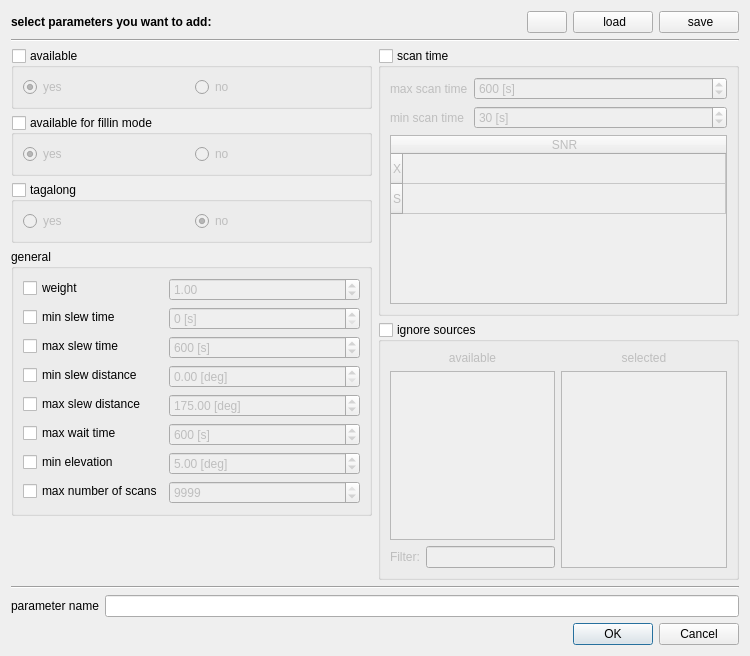
<?xml version="1.0" encoding="UTF-8"?>
<ui version="4.0">
 <class>stationParametersDialog</class>
 <widget class="QDialog" name="stationParametersDialog">
  <property name="geometry">
   <rect>
    <x>0</x>
    <y>0</y>
    <width>750</width>
    <height>656</height>
   </rect>
  </property>
  <property name="windowTitle">
   <string>Dialog</string>
  </property>
  <layout class="QVBoxLayout" name="verticalLayout_7">
   <item>
    <layout class="QHBoxLayout" name="horizontalLayout_9">
     <item>
      <widget class="QLabel" name="label_3">
       <property name="font">
        <font>
         <weight>75</weight>
         <bold>true</bold>
        </font>
       </property>
       <property name="text">
        <string>select parameters you want to add:</string>
       </property>
      </widget>
     </item>
     <item>
      <spacer name="horizontalSpacer_2">
       <property name="orientation">
        <enum>Qt::Horizontal</enum>
       </property>
       <property name="sizeHint" stdset="0">
        <size>
         <width>40</width>
         <height>20</height>
        </size>
       </property>
      </spacer>
     </item>
     <item>
      <widget class="QPushButton" name="pushButton">
       <property name="text">
        <string/>
       </property>
       <property name="icon">
        <iconset resource="../myresources.qrc">
         <normaloff>:/icons/icons/help.png</normaloff>:/icons/icons/help.png</iconset>
       </property>
      </widget>
     </item>
     <item>
      <widget class="QPushButton" name="pushButton_load">
       <property name="toolTip">
        <string>load predefined parameters</string>
       </property>
       <property name="statusTip">
        <string>load predefined parameters</string>
       </property>
       <property name="whatsThis">
        <string>&lt;html&gt;&lt;head/&gt;&lt;body&gt;&lt;p&gt;Load previously saved paramters. &lt;/p&gt;&lt;/body&gt;&lt;/html&gt;</string>
       </property>
       <property name="text">
        <string> load</string>
       </property>
       <property name="icon">
        <iconset resource="../myresources.qrc">
         <normaloff>:/icons/icons/folder-open-5.png</normaloff>:/icons/icons/folder-open-5.png</iconset>
       </property>
      </widget>
     </item>
     <item>
      <widget class="QPushButton" name="pushButton_save">
       <property name="toolTip">
        <string>save this parameter for further use</string>
       </property>
       <property name="statusTip">
        <string>save this parameter for further use</string>
       </property>
       <property name="whatsThis">
        <string>&lt;html&gt;&lt;head/&gt;&lt;body&gt;&lt;p&gt;Save parameters to make them loadable in future. &lt;/p&gt;&lt;/body&gt;&lt;/html&gt;</string>
       </property>
       <property name="text">
        <string> save</string>
       </property>
       <property name="icon">
        <iconset resource="../myresources.qrc">
         <normaloff>:/icons/icons/document-export.png</normaloff>:/icons/icons/document-export.png</iconset>
       </property>
      </widget>
     </item>
    </layout>
   </item>
   <item>
    <widget class="Line" name="line_2">
     <property name="orientation">
      <enum>Qt::Horizontal</enum>
     </property>
    </widget>
   </item>
   <item>
    <layout class="QHBoxLayout" name="horizontalLayout_6" stretch="1,1">
     <item>
      <layout class="QVBoxLayout" name="verticalLayout">
       <item>
        <widget class="QGroupBox" name="groupBox_available">
         <property name="toolTip">
          <string>availability of this station for scans</string>
         </property>
         <property name="statusTip">
          <string>availability of this station for scans</string>
         </property>
         <property name="whatsThis">
          <string>&lt;html&gt;&lt;head/&gt;&lt;body&gt;&lt;p&gt;You can use this option to set &lt;span style=&quot; font-weight:600;&quot;&gt;antenna down times&lt;/span&gt;. If you change this option to &lt;span style=&quot; font-style:italic;&quot;&gt;&amp;quot;no&amp;quot; &lt;/span&gt;the antenna &lt;span style=&quot; font-weight:600;&quot;&gt;will not be scheduled&lt;/span&gt; during this periode. &lt;/p&gt;&lt;/body&gt;&lt;/html&gt;</string>
         </property>
         <property name="title">
          <string>available</string>
         </property>
         <property name="checkable">
          <bool>true</bool>
         </property>
         <property name="checked">
          <bool>false</bool>
         </property>
         <layout class="QHBoxLayout" name="horizontalLayout_5">
          <item>
           <widget class="QRadioButton" name="radioButton_available_yes">
            <property name="toolTip">
             <string>station can be scheduled</string>
            </property>
            <property name="statusTip">
             <string>station can be scheduled</string>
            </property>
            <property name="text">
             <string>yes</string>
            </property>
            <property name="checked">
             <bool>true</bool>
            </property>
           </widget>
          </item>
          <item>
           <widget class="QRadioButton" name="radioButton_available_no">
            <property name="toolTip">
             <string>station cannot be scheduled</string>
            </property>
            <property name="statusTip">
             <string>station cannot be scheduled</string>
            </property>
            <property name="text">
             <string>no</string>
            </property>
           </widget>
          </item>
         </layout>
        </widget>
       </item>
       <item>
        <widget class="QGroupBox" name="groupBox_availableForFillinmode">
         <property name="toolTip">
          <string>availability of this station for fillinmode scans</string>
         </property>
         <property name="statusTip">
          <string>availability of this station for fillinmode scans</string>
         </property>
         <property name="whatsThis">
          <string>&lt;html&gt;&lt;head/&gt;&lt;body&gt;&lt;p&gt;You can use this option to &lt;span style=&quot; font-weight:600;&quot;&gt;deselect antennas from fillin mode&lt;/span&gt; scans. Because fillin modes tend to have an smaller impact on the quality of a schedule you can deselect stations from fillin mode scans to &lt;span style=&quot; font-weight:600;&quot;&gt;reduce their number of scans&lt;/span&gt; and &lt;span style=&quot; font-weight:600;&quot;&gt;reduce the number of collected bits&lt;/span&gt;. &lt;/p&gt;&lt;/body&gt;&lt;/html&gt;</string>
         </property>
         <property name="title">
          <string>available for fillin mode</string>
         </property>
         <property name="checkable">
          <bool>true</bool>
         </property>
         <property name="checked">
          <bool>false</bool>
         </property>
         <layout class="QHBoxLayout" name="horizontalLayout_7">
          <item>
           <widget class="QRadioButton" name="radioButton_availableFillin_yes">
            <property name="toolTip">
             <string>station can be scheduled for fillin mode scans</string>
            </property>
            <property name="statusTip">
             <string>station can be scheduled for fillin mode scans</string>
            </property>
            <property name="text">
             <string>yes</string>
            </property>
            <property name="checked">
             <bool>true</bool>
            </property>
           </widget>
          </item>
          <item>
           <widget class="QRadioButton" name="radioButton_availableFillin_no">
            <property name="toolTip">
             <string>station cannot be scheduled for fillin mode scans</string>
            </property>
            <property name="text">
             <string>no</string>
            </property>
           </widget>
          </item>
         </layout>
        </widget>
       </item>
       <item>
        <widget class="QGroupBox" name="groupBox_tagalong">
         <property name="whatsThis">
          <string>&lt;html&gt;&lt;head/&gt;&lt;body&gt;&lt;p&gt;You can use this option to put stations in &lt;span style=&quot; font-weight:600;&quot;&gt;tagalong mode&lt;/span&gt;. Tagalong mode means this &lt;span style=&quot; font-weight:600;&quot;&gt;station is not considered for scan selection&lt;/span&gt;. The schedule is first created without the tagalong stations, afterwards tagalong stations are included. &lt;/p&gt;&lt;p&gt;&lt;br/&gt;&lt;/p&gt;&lt;p&gt;If you are unsure if a station can participate in a session, or if you are unsure about the quality of the observations from this station it might be a good idea to put this station in tagalong mode. &lt;span style=&quot; font-weight:600;&quot;&gt;This makes sure that the schedule is still good if the station drops out. &lt;/span&gt;&lt;/p&gt;&lt;/body&gt;&lt;/html&gt;</string>
         </property>
         <property name="title">
          <string>tagalong</string>
         </property>
         <property name="checkable">
          <bool>true</bool>
         </property>
         <property name="checked">
          <bool>false</bool>
         </property>
         <layout class="QHBoxLayout" name="horizontalLayout_4">
          <item>
           <widget class="QRadioButton" name="radioButton_tagalong_yes">
            <property name="toolTip">
             <string>use tagalong mode for this station</string>
            </property>
            <property name="statusTip">
             <string>use tagalong mode for this station</string>
            </property>
            <property name="text">
             <string>yes</string>
            </property>
           </widget>
          </item>
          <item>
           <widget class="QRadioButton" name="radioButton_tagalong_no">
            <property name="toolTip">
             <string>do not use tagalong mode for this station</string>
            </property>
            <property name="statusTip">
             <string>do not use tagalong mode for this station</string>
            </property>
            <property name="text">
             <string>no</string>
            </property>
            <property name="checked">
             <bool>true</bool>
            </property>
           </widget>
          </item>
         </layout>
        </widget>
       </item>
       <item>
        <widget class="QGroupBox" name="groupBox">
         <property name="title">
          <string>general</string>
         </property>
         <layout class="QFormLayout" name="formLayout_3">
          <item row="0" column="0">
           <widget class="QCheckBox" name="checkBox_weight">
            <property name="whatsThis">
             <string>&lt;html&gt;&lt;head/&gt;&lt;body&gt;&lt;p&gt;Select parameter. &lt;/p&gt;&lt;p&gt;Parameters which are selected will &lt;span style=&quot; font-weight:600;&quot;&gt;override&lt;/span&gt; parameters from its &lt;span style=&quot; font-weight:600;&quot;&gt;parents&lt;/span&gt;. &lt;/p&gt;&lt;/body&gt;&lt;/html&gt;</string>
            </property>
            <property name="text">
             <string>weight</string>
            </property>
           </widget>
          </item>
          <item row="0" column="1">
           <widget class="QDoubleSpinBox" name="doubleSpinBox_weight">
            <property name="enabled">
             <bool>false</bool>
            </property>
            <property name="toolTip">
             <string>weight of this station for selection of best scan</string>
            </property>
            <property name="statusTip">
             <string>weight of this station for selection of best scan</string>
            </property>
            <property name="whatsThis">
             <string>&lt;html&gt;&lt;head/&gt;&lt;body&gt;&lt;p&gt;If you give a station &lt;span style=&quot; font-weight:600;&quot;&gt;extra weight&lt;/span&gt; (weight &amp;gt;1) then the software will &lt;span style=&quot; font-weight:600;&quot;&gt;prefere scans where this station is participating&lt;/span&gt;. &lt;/p&gt;&lt;/body&gt;&lt;/html&gt;</string>
            </property>
            <property name="singleStep">
             <double>0.100000000000000</double>
            </property>
            <property name="value">
             <double>1.000000000000000</double>
            </property>
           </widget>
          </item>
          <item row="2" column="0">
           <widget class="QCheckBox" name="checkBox_maxSlewTime">
            <property name="whatsThis">
             <string>&lt;html&gt;&lt;head/&gt;&lt;body&gt;&lt;p&gt;Select parameter. &lt;/p&gt;&lt;p&gt;Parameters which are selected will &lt;span style=&quot; font-weight:600;&quot;&gt;override&lt;/span&gt; parameters from its &lt;span style=&quot; font-weight:600;&quot;&gt;parents&lt;/span&gt;. &lt;/p&gt;&lt;/body&gt;&lt;/html&gt;</string>
            </property>
            <property name="text">
             <string>max slew time</string>
            </property>
           </widget>
          </item>
          <item row="2" column="1">
           <widget class="QSpinBox" name="spinBox_maxSlewTime">
            <property name="enabled">
             <bool>false</bool>
            </property>
            <property name="toolTip">
             <string>maximum allowed slew time to next source in seconds</string>
            </property>
            <property name="statusTip">
             <string>maximum allowed slew time to next source in seconds</string>
            </property>
            <property name="whatsThis">
             <string>&lt;html&gt;&lt;head/&gt;&lt;body&gt;&lt;p&gt;Maximum allowed slew time between two scans in seconds. &lt;/p&gt;&lt;/body&gt;&lt;/html&gt;</string>
            </property>
            <property name="suffix">
             <string> [s]</string>
            </property>
            <property name="maximum">
             <number>9999</number>
            </property>
            <property name="singleStep">
             <number>60</number>
            </property>
            <property name="value">
             <number>600</number>
            </property>
           </widget>
          </item>
          <item row="5" column="0">
           <widget class="QCheckBox" name="checkBox_maxWaitTime">
            <property name="whatsThis">
             <string>&lt;html&gt;&lt;head/&gt;&lt;body&gt;&lt;p&gt;Select parameter. &lt;/p&gt;&lt;p&gt;Parameters which are selected will &lt;span style=&quot; font-weight:600;&quot;&gt;override&lt;/span&gt; parameters from its &lt;span style=&quot; font-weight:600;&quot;&gt;parents&lt;/span&gt;. &lt;/p&gt;&lt;/body&gt;&lt;/html&gt;</string>
            </property>
            <property name="text">
             <string>max wait time</string>
            </property>
           </widget>
          </item>
          <item row="5" column="1">
           <widget class="QSpinBox" name="spinBox_maxWaitTime">
            <property name="enabled">
             <bool>false</bool>
            </property>
            <property name="toolTip">
             <string>maximum allowed wait time for slower stations in seconds</string>
            </property>
            <property name="statusTip">
             <string>maximum allowed wait time for slower stations in seconds</string>
            </property>
            <property name="whatsThis">
             <string>&lt;html&gt;&lt;head/&gt;&lt;body&gt;&lt;p&gt;Maximum allowed idle time in seconds. &lt;/p&gt;&lt;p&gt;&lt;br/&gt;&lt;/p&gt;&lt;p&gt;If a station is idleing for longer then this value, the latest arriving antenna is removed from this scan. &lt;/p&gt;&lt;/body&gt;&lt;/html&gt;</string>
            </property>
            <property name="suffix">
             <string> [s]</string>
            </property>
            <property name="maximum">
             <number>9999</number>
            </property>
            <property name="singleStep">
             <number>60</number>
            </property>
            <property name="value">
             <number>600</number>
            </property>
           </widget>
          </item>
          <item row="6" column="0">
           <widget class="QCheckBox" name="checkBox_minElevation">
            <property name="whatsThis">
             <string>&lt;html&gt;&lt;head/&gt;&lt;body&gt;&lt;p&gt;Select parameter. &lt;/p&gt;&lt;p&gt;Parameters which are selected will &lt;span style=&quot; font-weight:600;&quot;&gt;override&lt;/span&gt; parameters from its &lt;span style=&quot; font-weight:600;&quot;&gt;parents&lt;/span&gt;. &lt;/p&gt;&lt;/body&gt;&lt;/html&gt;</string>
            </property>
            <property name="text">
             <string>min elevation</string>
            </property>
           </widget>
          </item>
          <item row="6" column="1">
           <widget class="QDoubleSpinBox" name="doubleSpinBox_minElevation">
            <property name="enabled">
             <bool>false</bool>
            </property>
            <property name="toolTip">
             <string>minimum elevation for observations in degrees</string>
            </property>
            <property name="statusTip">
             <string>minimum elevation for observations in degrees</string>
            </property>
            <property name="whatsThis">
             <string>&lt;html&gt;&lt;head/&gt;&lt;body&gt;&lt;p&gt;Minimum required elevation in degrees.&lt;/p&gt;&lt;p&gt;This value is also set in the source parameters &lt;img src=&quot;:/icons/icons/source_p.png&quot;  height=30 width=30 /&gt;. The minimum of this value and the value from the source parameters will be taken. &lt;/p&gt;&lt;/body&gt;&lt;/html&gt;</string>
            </property>
            <property name="suffix">
             <string> [deg]</string>
            </property>
            <property name="value">
             <double>5.000000000000000</double>
            </property>
           </widget>
          </item>
          <item row="3" column="0">
           <widget class="QCheckBox" name="checkBox_minSlewDistance">
            <property name="whatsThis">
             <string>&lt;html&gt;&lt;head/&gt;&lt;body&gt;&lt;p&gt;Select parameter. &lt;/p&gt;&lt;p&gt;Parameters which are selected will &lt;span style=&quot; font-weight:600;&quot;&gt;override&lt;/span&gt; parameters from its &lt;span style=&quot; font-weight:600;&quot;&gt;parents&lt;/span&gt;. &lt;/p&gt;&lt;/body&gt;&lt;/html&gt;</string>
            </property>
            <property name="text">
             <string>min slew distance</string>
            </property>
           </widget>
          </item>
          <item row="4" column="0">
           <widget class="QCheckBox" name="checkBox_maxSlewDistance">
            <property name="whatsThis">
             <string>&lt;html&gt;&lt;head/&gt;&lt;body&gt;&lt;p&gt;Select parameter. &lt;/p&gt;&lt;p&gt;Parameters which are selected will &lt;span style=&quot; font-weight:600;&quot;&gt;override&lt;/span&gt; parameters from its &lt;span style=&quot; font-weight:600;&quot;&gt;parents&lt;/span&gt;. &lt;/p&gt;&lt;/body&gt;&lt;/html&gt;</string>
            </property>
            <property name="text">
             <string>max slew distance</string>
            </property>
           </widget>
          </item>
          <item row="3" column="1">
           <widget class="QDoubleSpinBox" name="doubleSpinBox_minSlewDistance">
            <property name="enabled">
             <bool>false</bool>
            </property>
            <property name="toolTip">
             <string>minimum required slew distance to next source in degrees</string>
            </property>
            <property name="statusTip">
             <string>minimum required slew distance to next source in degrees</string>
            </property>
            <property name="whatsThis">
             <string>&lt;html&gt;&lt;head/&gt;&lt;body&gt;&lt;p&gt;Minimum required slew distance in degress. &lt;/p&gt;&lt;p&gt;&lt;br/&gt;&lt;/p&gt;&lt;p&gt;The Antenna is forced to slew at least the selected angle between two scans. &lt;/p&gt;&lt;/body&gt;&lt;/html&gt;</string>
            </property>
            <property name="suffix">
             <string> [deg]</string>
            </property>
            <property name="maximum">
             <double>360.000000000000000</double>
            </property>
            <property name="singleStep">
             <double>5.000000000000000</double>
            </property>
           </widget>
          </item>
          <item row="4" column="1">
           <widget class="QDoubleSpinBox" name="doubleSpinBox_maxSlewDistance">
            <property name="enabled">
             <bool>false</bool>
            </property>
            <property name="toolTip">
             <string>maximum allowed slew distance to next source in degrees</string>
            </property>
            <property name="statusTip">
             <string>maximum allowed slew distance to next source in degrees</string>
            </property>
            <property name="whatsThis">
             <string>&lt;html&gt;&lt;head/&gt;&lt;body&gt;&lt;p&gt;Maximum allowed slew distance in degrees. &lt;/p&gt;&lt;/body&gt;&lt;/html&gt;</string>
            </property>
            <property name="suffix">
             <string> [deg]</string>
            </property>
            <property name="maximum">
             <double>360.000000000000000</double>
            </property>
            <property name="singleStep">
             <double>5.000000000000000</double>
            </property>
            <property name="value">
             <double>175.000000000000000</double>
            </property>
           </widget>
          </item>
          <item row="7" column="0">
           <widget class="QCheckBox" name="checkBox_maxNumberOfScans">
            <property name="whatsThis">
             <string>&lt;html&gt;&lt;head/&gt;&lt;body&gt;&lt;p&gt;Select parameter. &lt;/p&gt;&lt;p&gt;Parameters which are selected will &lt;span style=&quot; font-weight:600;&quot;&gt;override&lt;/span&gt; parameters from its &lt;span style=&quot; font-weight:600;&quot;&gt;parents&lt;/span&gt;. &lt;/p&gt;&lt;/body&gt;&lt;/html&gt;</string>
            </property>
            <property name="text">
             <string>max number of scans</string>
            </property>
           </widget>
          </item>
          <item row="7" column="1">
           <widget class="QSpinBox" name="spinBox_maxNumberOfScans">
            <property name="enabled">
             <bool>false</bool>
            </property>
            <property name="toolTip">
             <string>maximum number of scans for this station</string>
            </property>
            <property name="statusTip">
             <string>maximum number of scans for this station</string>
            </property>
            <property name="whatsThis">
             <string>&lt;html&gt;&lt;head/&gt;&lt;body&gt;&lt;p&gt;Maximum number of allowed scans for this station. &lt;/p&gt;&lt;p&gt;&lt;br/&gt;&lt;/p&gt;&lt;p&gt;After this number is reached, the station is no longer available for additional scans. &lt;/p&gt;&lt;/body&gt;&lt;/html&gt;</string>
            </property>
            <property name="maximum">
             <number>9999</number>
            </property>
            <property name="value">
             <number>9999</number>
            </property>
           </widget>
          </item>
          <item row="1" column="0">
           <widget class="QCheckBox" name="checkBox_minSlewTime">
            <property name="whatsThis">
             <string>&lt;html&gt;&lt;head/&gt;&lt;body&gt;&lt;p&gt;Select parameter. &lt;/p&gt;&lt;p&gt;Parameters which are selected will &lt;span style=&quot; font-weight:600;&quot;&gt;override&lt;/span&gt; parameters from its &lt;span style=&quot; font-weight:600;&quot;&gt;parents&lt;/span&gt;. &lt;/p&gt;&lt;/body&gt;&lt;/html&gt;</string>
            </property>
            <property name="text">
             <string>min slew time</string>
            </property>
           </widget>
          </item>
          <item row="1" column="1">
           <widget class="QSpinBox" name="spinBox_minSlewTime">
            <property name="enabled">
             <bool>false</bool>
            </property>
            <property name="statusTip">
             <string>minimum required slew time to next source in seconds</string>
            </property>
            <property name="whatsThis">
             <string>&lt;html&gt;&lt;head/&gt;&lt;body&gt;&lt;p&gt;Minimum required slew time between two scans in seconds. &lt;/p&gt;&lt;/body&gt;&lt;/html&gt;</string>
            </property>
            <property name="suffix">
             <string> [s]</string>
            </property>
            <property name="maximum">
             <number>999</number>
            </property>
            <property name="singleStep">
             <number>10</number>
            </property>
           </widget>
          </item>
         </layout>
        </widget>
       </item>
       <item>
        <spacer name="verticalSpacer">
         <property name="orientation">
          <enum>Qt::Vertical</enum>
         </property>
         <property name="sizeHint" stdset="0">
          <size>
           <width>20</width>
           <height>40</height>
          </size>
         </property>
        </spacer>
       </item>
      </layout>
     </item>
     <item>
      <layout class="QVBoxLayout" name="verticalLayout_6">
       <item>
        <widget class="QGroupBox" name="groupBox_scanTime">
         <property name="title">
          <string>scan time</string>
         </property>
         <property name="checkable">
          <bool>true</bool>
         </property>
         <property name="checked">
          <bool>false</bool>
         </property>
         <layout class="QVBoxLayout" name="verticalLayout_5">
          <item>
           <layout class="QFormLayout" name="formLayout_2">
            <item row="0" column="0">
             <widget class="QLabel" name="label">
              <property name="text">
               <string>max scan time</string>
              </property>
             </widget>
            </item>
            <item row="0" column="1">
             <widget class="QSpinBox" name="spinBox_maxScanTime">
              <property name="toolTip">
               <string>maximum allowed scan duration for this station in seconds</string>
              </property>
              <property name="statusTip">
               <string>maximum allowed scan duration for this station in seconds</string>
              </property>
              <property name="whatsThis">
               <string>&lt;html&gt;&lt;head/&gt;&lt;body&gt;&lt;p&gt;Maximum allowed scan time in seconds. &lt;/p&gt;&lt;p&gt;This value is also set in source parameters &lt;img src=&quot;:/icons/icons/source_p.png&quot;  height=30 width=30 /&gt; and baseline parameters &lt;img src=&quot;:/icons/icons/baseline_p.png&quot; height=30 width=30 /&gt;. The minimum value of those three parameters will be taken. &lt;/p&gt;&lt;/body&gt;&lt;/html&gt;</string>
              </property>
              <property name="suffix">
               <string> [s]</string>
              </property>
              <property name="maximum">
               <number>9999</number>
              </property>
              <property name="singleStep">
               <number>60</number>
              </property>
              <property name="value">
               <number>600</number>
              </property>
             </widget>
            </item>
            <item row="1" column="0">
             <widget class="QLabel" name="label_2">
              <property name="text">
               <string>min scan time</string>
              </property>
             </widget>
            </item>
            <item row="1" column="1">
             <widget class="QSpinBox" name="spinBox_minScanTime">
              <property name="toolTip">
               <string>minimum required scan time for this station in seconds</string>
              </property>
              <property name="statusTip">
               <string>minimum required scan time for this station in seconds</string>
              </property>
              <property name="whatsThis">
               <string>&lt;html&gt;&lt;head/&gt;&lt;body&gt;&lt;p&gt;Minimum required scan time in seconds. &lt;/p&gt;&lt;p&gt;This value is also set in source parameters &lt;img src=&quot;:/icons/icons/source_p.png&quot; height=30 widht=30 /&gt; and baseline parameters &lt;img src=&quot;:/icons/icons/baseline_p.png&quot; height=30 widht=30 /&gt;. The maximum value of those three parameters will be taken. &lt;/p&gt;&lt;/body&gt;&lt;/html&gt;</string>
              </property>
              <property name="suffix">
               <string> [s]</string>
              </property>
              <property name="maximum">
               <number>9999</number>
              </property>
              <property name="singleStep">
               <number>10</number>
              </property>
              <property name="value">
               <number>30</number>
              </property>
             </widget>
            </item>
           </layout>
          </item>
          <item>
           <widget class="QTableWidget" name="tableWidget_SNR">
            <property name="minimumSize">
             <size>
              <width>0</width>
              <height>120</height>
             </size>
            </property>
            <property name="toolTip">
             <string>minimum required signal to noise ratio</string>
            </property>
            <property name="statusTip">
             <string>minimum required signal to noise ratio</string>
            </property>
            <property name="whatsThis">
             <string>&lt;html&gt;&lt;head/&gt;&lt;body&gt;&lt;p&gt;Minimum target signal to noise ratio. &lt;/p&gt;&lt;p&gt;This value is also set in source parameters &lt;img src=&quot;:/icons/icons/source_p.png&quot; width=&quot;30&quot; height=&quot;30&quot;/&gt;, baseline parameters &lt;img src=&quot;:/icons/icons/baseline_p.png&quot; width=&quot;30&quot; height=&quot;30&quot;/&gt; and observing mode &lt;img src=&quot;:/icons/icons/drive-harddisk-3.png&quot; width=&quot;30&quot; height=&quot;30&quot;/&gt;. The minimum value of those three parameters will be taken. &lt;/p&gt;&lt;/body&gt;&lt;/html&gt;</string>
            </property>
            <attribute name="horizontalHeaderStretchLastSection">
             <bool>true</bool>
            </attribute>
            <row>
             <property name="text">
              <string>X</string>
             </property>
            </row>
            <row>
             <property name="text">
              <string>S</string>
             </property>
            </row>
            <column>
             <property name="text">
              <string>SNR</string>
             </property>
            </column>
           </widget>
          </item>
         </layout>
        </widget>
       </item>
       <item>
        <widget class="QGroupBox" name="groupBox_ignoreSources">
         <property name="toolTip">
          <string>ignore sources for this station</string>
         </property>
         <property name="statusTip">
          <string>ignore sources for this station</string>
         </property>
         <property name="whatsThis">
          <string>&lt;html&gt;&lt;head/&gt;&lt;body&gt;&lt;p&gt;Ignore scans to selected sources. &lt;/p&gt;&lt;p&gt;&lt;br/&gt;&lt;/p&gt;&lt;p&gt;If you select a source here then this station will not participate in a scan to this source. &lt;/p&gt;&lt;/body&gt;&lt;/html&gt;</string>
         </property>
         <property name="title">
          <string>ignore sources</string>
         </property>
         <property name="checkable">
          <bool>true</bool>
         </property>
         <property name="checked">
          <bool>false</bool>
         </property>
         <layout class="QVBoxLayout" name="verticalLayout_4">
          <item>
           <layout class="QHBoxLayout" name="horizontalLayout_3">
            <item>
             <layout class="QVBoxLayout" name="verticalLayout_2">
              <item>
               <widget class="QLabel" name="label_6">
                <property name="text">
                 <string>available</string>
                </property>
                <property name="alignment">
                 <set>Qt::AlignCenter</set>
                </property>
               </widget>
              </item>
              <item>
               <widget class="QListView" name="listView_ignoreSources">
                <property name="toolTip">
                 <string>list of available sources</string>
                </property>
                <property name="statusTip">
                 <string>list of available sources</string>
                </property>
                <property name="whatsThis">
                 <string>&lt;html&gt;&lt;head/&gt;&lt;body&gt;&lt;p&gt;Click on item to select member.&lt;/p&gt;&lt;/body&gt;&lt;/html&gt;</string>
                </property>
                <property name="editTriggers">
                 <set>QAbstractItemView::NoEditTriggers</set>
                </property>
               </widget>
              </item>
              <item>
               <layout class="QHBoxLayout" name="horizontalLayout">
                <item>
                 <widget class="QLabel" name="label_8">
                  <property name="text">
                   <string>Filter:</string>
                  </property>
                 </widget>
                </item>
                <item>
                 <widget class="QLineEdit" name="lineEdit_filter">
                  <property name="toolTip">
                   <string>filter list of available sources</string>
                  </property>
                  <property name="statusTip">
                   <string>filter list of available sources</string>
                  </property>
                  <property name="inputMask">
                   <string/>
                  </property>
                  <property name="text">
                   <string/>
                  </property>
                 </widget>
                </item>
               </layout>
              </item>
             </layout>
            </item>
            <item>
             <layout class="QVBoxLayout" name="verticalLayout_3">
              <item>
               <widget class="QLabel" name="label_7">
                <property name="text">
                 <string>selected</string>
                </property>
                <property name="alignment">
                 <set>Qt::AlignCenter</set>
                </property>
               </widget>
              </item>
              <item>
               <widget class="QListWidget" name="listWidget_selectedIgnoreSources">
                <property name="toolTip">
                 <string>list of sources which will not be observed with this station</string>
                </property>
                <property name="statusTip">
                 <string>list of sources which will not be observed with this station</string>
                </property>
                <property name="whatsThis">
                 <string>&lt;html&gt;&lt;head/&gt;&lt;body&gt;&lt;p&gt;Click on source to deselect member. &lt;/p&gt;&lt;/body&gt;&lt;/html&gt;</string>
                </property>
                <property name="editTriggers">
                 <set>QAbstractItemView::NoEditTriggers</set>
                </property>
               </widget>
              </item>
             </layout>
            </item>
           </layout>
          </item>
         </layout>
        </widget>
       </item>
      </layout>
     </item>
    </layout>
   </item>
   <item>
    <widget class="Line" name="line">
     <property name="orientation">
      <enum>Qt::Horizontal</enum>
     </property>
    </widget>
   </item>
   <item>
    <layout class="QHBoxLayout" name="horizontalLayout_2">
     <item>
      <widget class="QLabel" name="label_5">
       <property name="text">
        <string>parameter name</string>
       </property>
      </widget>
     </item>
     <item>
      <widget class="QLineEdit" name="lineEdit">
       <property name="toolTip">
        <string>parameter name</string>
       </property>
       <property name="statusTip">
        <string>parameter name</string>
       </property>
      </widget>
     </item>
    </layout>
   </item>
   <item>
    <widget class="QDialogButtonBox" name="buttonBox">
     <property name="orientation">
      <enum>Qt::Horizontal</enum>
     </property>
     <property name="standardButtons">
      <set>QDialogButtonBox::Cancel|QDialogButtonBox::Ok</set>
     </property>
    </widget>
   </item>
  </layout>
 </widget>
 <resources>
  <include location="../myresources.qrc"/>
 </resources>
 <connections>
  <connection>
   <sender>buttonBox</sender>
   <signal>rejected()</signal>
   <receiver>stationParametersDialog</receiver>
   <slot>reject()</slot>
   <hints>
    <hint type="sourcelabel">
     <x>290</x>
     <y>614</y>
    </hint>
    <hint type="destinationlabel">
     <x>361</x>
     <y>571</y>
    </hint>
   </hints>
  </connection>
  <connection>
   <sender>checkBox_weight</sender>
   <signal>toggled(bool)</signal>
   <receiver>doubleSpinBox_weight</receiver>
   <slot>setEnabled(bool)</slot>
   <hints>
    <hint type="sourcelabel">
     <x>95</x>
     <y>325</y>
    </hint>
    <hint type="destinationlabel">
     <x>358</x>
     <y>325</y>
    </hint>
   </hints>
  </connection>
  <connection>
   <sender>checkBox_maxSlewTime</sender>
   <signal>toggled(bool)</signal>
   <receiver>spinBox_maxSlewTime</receiver>
   <slot>setEnabled(bool)</slot>
   <hints>
    <hint type="sourcelabel">
     <x>104</x>
     <y>381</y>
    </hint>
    <hint type="destinationlabel">
     <x>358</x>
     <y>361</y>
    </hint>
   </hints>
  </connection>
  <connection>
   <sender>checkBox_maxWaitTime</sender>
   <signal>toggled(bool)</signal>
   <receiver>spinBox_maxWaitTime</receiver>
   <slot>setEnabled(bool)</slot>
   <hints>
    <hint type="sourcelabel">
     <x>102</x>
     <y>454</y>
    </hint>
    <hint type="destinationlabel">
     <x>339</x>
     <y>457</y>
    </hint>
   </hints>
  </connection>
  <connection>
   <sender>checkBox_minElevation</sender>
   <signal>toggled(bool)</signal>
   <receiver>doubleSpinBox_minElevation</receiver>
   <slot>setEnabled(bool)</slot>
   <hints>
    <hint type="sourcelabel">
     <x>87</x>
     <y>486</y>
    </hint>
    <hint type="destinationlabel">
     <x>358</x>
     <y>489</y>
    </hint>
   </hints>
  </connection>
  <connection>
   <sender>checkBox_minSlewDistance</sender>
   <signal>toggled(bool)</signal>
   <receiver>doubleSpinBox_minSlewDistance</receiver>
   <slot>setEnabled(bool)</slot>
   <hints>
    <hint type="sourcelabel">
     <x>165</x>
     <y>409</y>
    </hint>
    <hint type="destinationlabel">
     <x>358</x>
     <y>409</y>
    </hint>
   </hints>
  </connection>
  <connection>
   <sender>checkBox_maxSlewDistance</sender>
   <signal>toggled(bool)</signal>
   <receiver>doubleSpinBox_maxSlewDistance</receiver>
   <slot>setEnabled(bool)</slot>
   <hints>
    <hint type="sourcelabel">
     <x>160</x>
     <y>437</y>
    </hint>
    <hint type="destinationlabel">
     <x>358</x>
     <y>437</y>
    </hint>
   </hints>
  </connection>
  <connection>
   <sender>checkBox_maxNumberOfScans</sender>
   <signal>toggled(bool)</signal>
   <receiver>spinBox_maxNumberOfScans</receiver>
   <slot>setEnabled(bool)</slot>
   <hints>
    <hint type="sourcelabel">
     <x>158</x>
     <y>513</y>
    </hint>
    <hint type="destinationlabel">
     <x>244</x>
     <y>509</y>
    </hint>
   </hints>
  </connection>
  <connection>
   <sender>checkBox_minSlewTime</sender>
   <signal>toggled(bool)</signal>
   <receiver>spinBox_minSlewTime</receiver>
   <slot>setEnabled(bool)</slot>
   <hints>
    <hint type="sourcelabel">
     <x>111</x>
     <y>344</y>
    </hint>
    <hint type="destinationlabel">
     <x>237</x>
     <y>344</y>
    </hint>
   </hints>
  </connection>
 </connections>
</ui>
